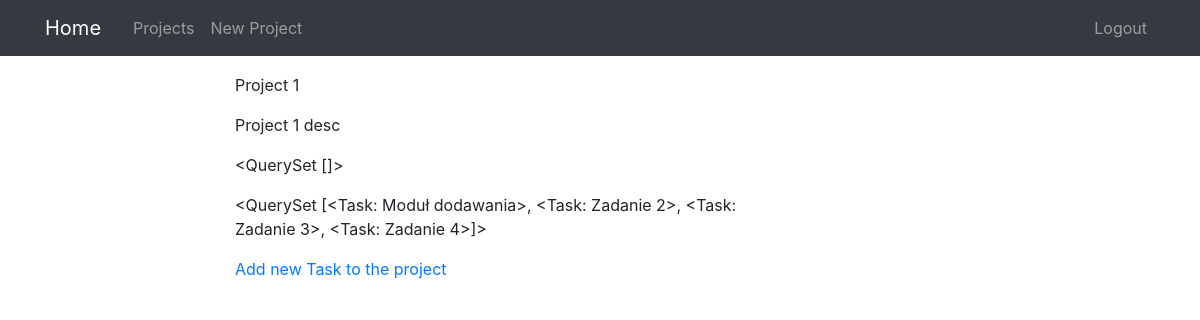
The app's page /projects/1/ (signed in) with its own data.
### projects/models.py (models this page shows, shortened)
class Project(models.Model):
    title = models.CharField(max_length=100)
    description = models.TextField()
    user = models.ManyToManyField(User)

class Task(models.Model):
    title = models.CharField(max_length=100)
    project = models.ForeignKey(Project, on_delete=models.CASCADE)
    def __str__(self):
        return f'{self.title}'

### projects/views.py (the view)
# urls.py: path('projects/<int:pk>/', ProjectDetailView.as_view(),
class ProjectDetailView(PermissionRequiredMixin, DetailView):
    model = Project
    permission_required = 'projects.view_project'

### projects/templates/projects/project_detail.html
{% extends "projects/base.html" %}
{% block content %}
<p>{{ object.title }} </p>
<p>{{ object.description }}</p>
<p>{{ object.user.all }}</p>
<p>{{ object.task_set.all }}</p>
<p><a href="{% url 'task-create' object.id %}">Add new Task to the project</a></p>
{% endblock content %}

### records on screen
Project: title "Project 1", description "Project 1 desc", user.all "<QuerySet []>", task_set.all "<QuerySet [<Task: Moduł dodawania>, <Task: Zadanie 2>, <Task: Zadanie 3>, <Task: Zadanie 4>]>"
